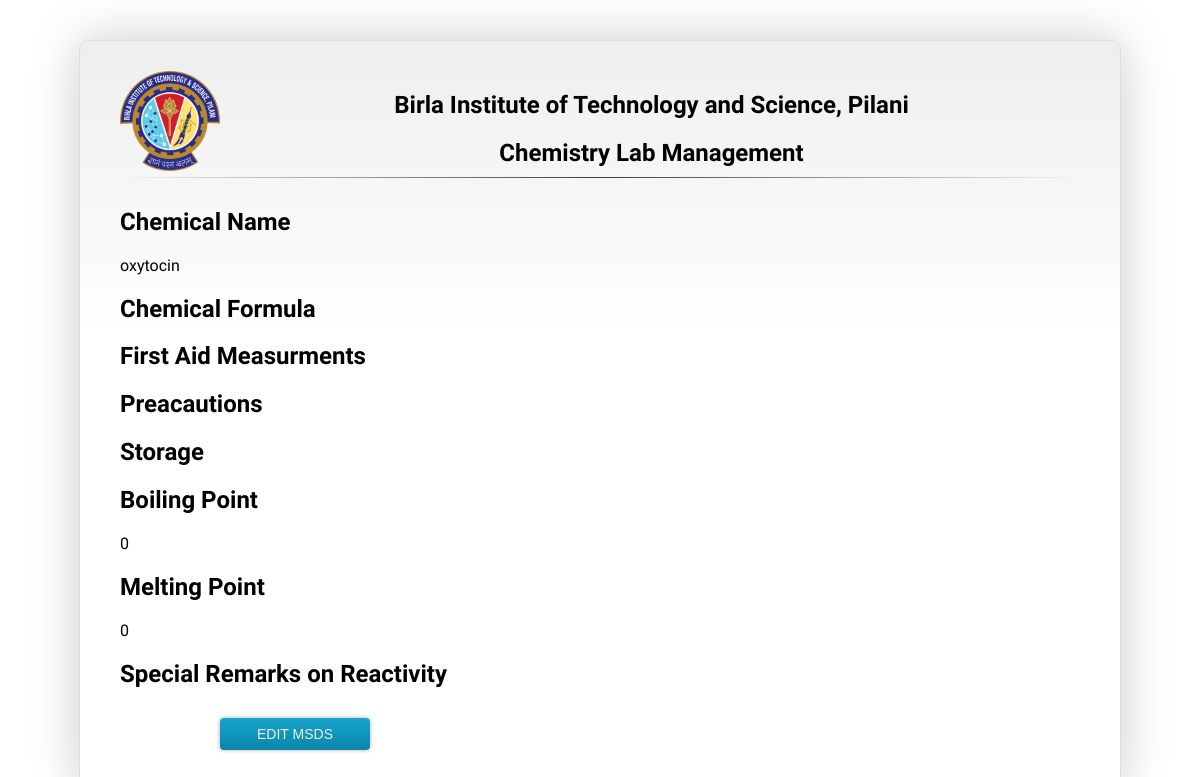
/view-msds.php?id=341 (signed in), run on the app's committed database.
### tables this page shows
CREATE TABLE `chemicals` (
  `id` int(11) NOT NULL,
  `name` varchar(41) DEFAULT NULL,
  `company` varchar(35) DEFAULT NULL,
  `packing_size` varchar(19) DEFAULT NULL,
  `amount_left` varchar(11) DEFAULT NULL,
  `critical_amount` varchar(15) DEFAULT NULL,
  `location` varchar(8) DEFAULT NULL,
  `formula` varchar(50) NOT NULL,
  `first_aid_measures` longtext NOT NULL,
  `precautions` longtext NOT NULL,
  `storage` longtext NOT NULL,
  `boiling_point` float NOT NULL,
  `melting_point` float NOT NULL,
  `special_remarks_on_reactivity` longtext NOT NULL
);

### view-msds.php (the view, shortened to what this page needs)
<?php
	if (isset($_REQUEST['id'])) {
		$id=$_REQUEST['id'];
		?>
	<html>
	<head>
		<link href='css/style.css' rel='stylesheet' type='text/css'>
	</head>
	<body>
		<form id="medadmin" method="POST" action="edit-msds.php?id=<?php echo $id;?>">
			<img src="logo.png" alt="BITS Logo" align="left" style="width:100px;height:100px;">
			<center>
				<h2>Birla Institute of Technology and Science, Pilani</h2>
				<h2>Chemistry Lab Management</h2>
				<hr />
			</center>
			<?php
			$msds = mysql_query("SELECT * FROM chemicals WHERE id='".$id."'");
			$row = mysql_fetch_row($msds);
			?>
			<div>
				<h2>Chemical Name</h2>
				<p><?php echo $row[1]; ?></p>
			</div>
			<div>
				<h2>Chemical Formula</h2>
			</div>
			<div>
				<h2>First Aid Measurments</h2>
			</div>
			<div>
				<h2>Preacautions</h2>
			</div>
			<div>
				<h2>Storage</h2>
			</div>
			<div>
				<h2>Boiling Point</h2>
				<p><?php echo $row[11]; ?></p>
			</div>
			<div>
				<h2>Melting Point</h2>
				<p><?php echo $row[12]; ?></p>
			</div>
			<div>
				<h2>Special Remarks on Reactivity</h2>
			</div>
			<input type="submit" name="submit" value="EDIT MSDS" class="submit" id="runsqlq"/>
		</form>
	</body>
</html>
	<?php
	}
	else{
		header("Location: lab_assistant_screen.php");
	}
?>

### css/style.css (style rules this page uses)
body { margin:0; padding:0; font-family: 'Graduate', Arial, cursive; font-weight:400; }
form { border: 1px solid #ddd; padding: 30px 40px 20px 40px; margin: 40px 0 0 0; width: 960px; height: auto; background: #fff; -webkit-border-radius: 10px; -moz-border-radius: 10px; border-radius: 10px; background: -webkit-gradient(linear, 0% 0%, 0% 40%, from(#EEE), to(#FFFFFF)); background: -moz-linear-gradient(0% 40% 90deg,#FFF, #EEE); -webkit-box-shadow:0px 0 50px #ccc; -moz-box-shadow:0px 0 50px #ccc; box-shadow:0px 0 50px #ccc; margin-left:auto; margin-right:auto; }
input { padding: 8px; margin: 4px 0 20px 0; background: #fff; width: 220px; font-size: 14px; color: #555; border: 1px #ddd solid; -webkit-box-shadow: 0px 0px 4px #aaa; -moz-box-shadow: 0px 0px 4px #aaa; box-shadow: 0px 0px 4px #aaa; -webkit-transition: background 0.3s linear; }
input.submit { width: 150px; color: #eee; text-transform: uppercase; margin-top: 10px; margin-left:100px; background-color: #18a5cc; border: none; -webkit-transition: -webkit-box-shadow 0.3s linear; -moz-border-radius: 4px; -webkit-border-radius: 4px; border-radius: 4px; background: -webkit-gradient(linear, 0% 0%, 0% 100%, from(#18a5cc), to(#0a85a8)); background: -moz-linear-gradient(25% 75% 90deg,#0a85a8, #18a5cc); }
hr { border: 0; height: 1px; margin-top:-10px; margin-bottom:30px; background-image: -webkit-linear-gradient(left, rgba(0,0,0,0), rgba(0,0,0,0.75), rgba(0,0,0,0)); background-image: -moz-linear-gradient(left, rgba(0,0,0,0), rgba(0,0,0,0.75), rgba(0,0,0,0)); background-image: -ms-linear-gradient(left, rgba(0,0,0,0), rgba(0,0,0,0.75), rgba(0,0,0,0)); background-image: -o-linear-gradient(left, rgba(0,0,0,0), rgba(0,0,0,0.75), rgba(0,0,0,0)); }

### data on the page
chemicals: name "oxytocin", boiling_point "0", melting_point "0"
